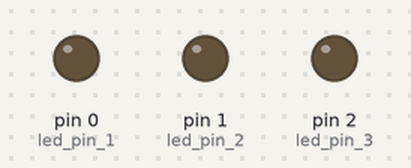
Simulated run of this sketch. Board: Arduino Uno, built with avr-gcc and run on an emulated ATmega328P. Parts: output pins drawn as LEDs (lit = HIGH).

Above: at 0.17 s.
At 15.0 s:
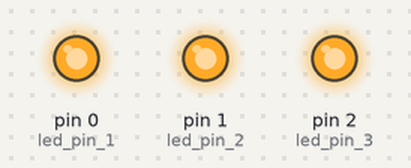
At 21.7 s:
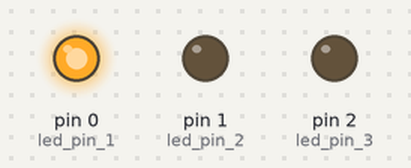
At 27.8 s:
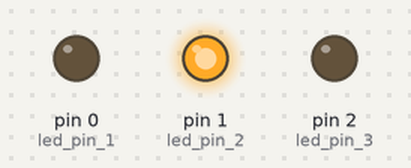
Timing chart, 0 to 28.1 s (numbered marks = the images above):
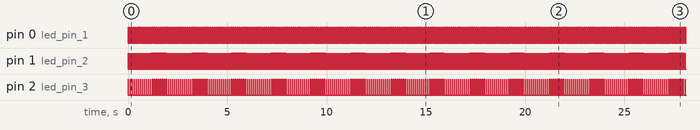

The sketch:

square_waves_opto.ino
```cpp
//include the fast I/O 2 functions
// #include "DIO2.h"

const float modifier = 1.02;

const byte led_pin_1 = 0;
const byte led_pin_2 = 1;
const byte led_pin_3 = 2;

const int pulsewidth = 10000 * modifier; // in micro secs
const long cycletime_1 = 33333 * modifier; // in micro secs
const long cycletime_2 = 50000 * modifier; // in micro secs
const long cycletime_3 = 100000 * modifier; // in micro secs


// Time variables
unsigned long t0, tnow;


void setup() {
  // put your setup code here, to run once:
  pinMode(led_pin_1, OUTPUT);
  pinMode(led_pin_2, OUTPUT);
  pinMode(led_pin_3, OUTPUT);

  // Serial.begin(19200);
  t0 = micros();
}

void loop() {
  tnow = micros() - t0;

  //  Output 1

  if ((tnow % cycletime_1) <= pulsewidth){
    digitalWrite(led_pin_1, HIGH);
  }
  else{
    digitalWrite(led_pin_1, LOW);
  }


  //  Output 2
  if ((tnow % cycletime_2) <= pulsewidth){
    digitalWrite(led_pin_2, HIGH);
  }
  else{
    digitalWrite(led_pin_2, LOW);
  }


  //  Output 3
  if ((tnow % cycletime_3) <= pulsewidth){
    digitalWrite(led_pin_3, HIGH);
  }
  else{
    digitalWrite(led_pin_3, LOW);
  }

  // delayMicroseconds(5);
}
```

Measured:
- by itself, pin 0 (led_pin_1): alternates HIGH for 0.01 s and LOW for 0.02 s
- by itself, pin 1 (led_pin_2): alternates HIGH for 0.01 s and LOW for 0.04 s
- by itself, pin 2 (led_pin_3): alternates HIGH for 0.01 s and LOW for 0.09 s
